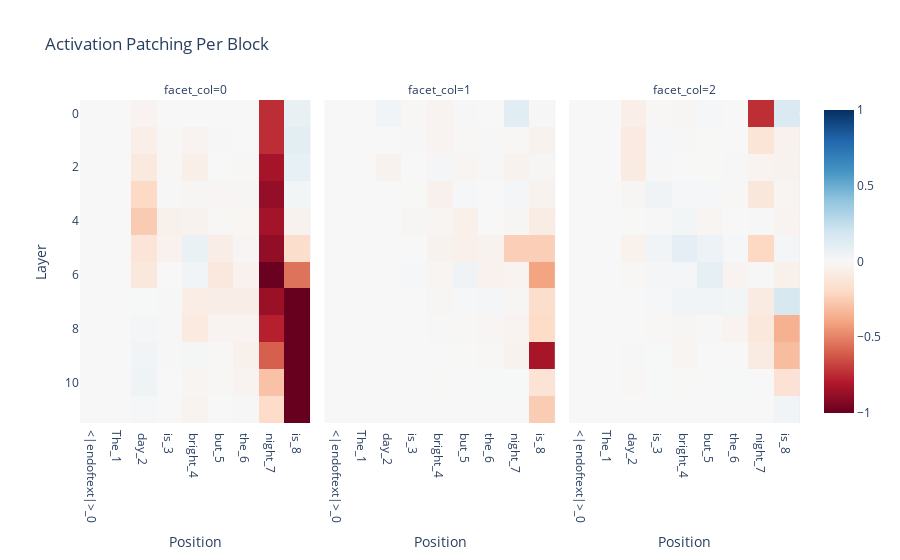

Write notebook code for a chart like this one.
### Code cell
#["Residual Stream", "Attn Output", "MLP Output"]

every_block_result = patching.get_act_patch_block_every(model, corrupted_tokens, clean_cache, sb_metric)

### Figure 1 — Plotly figure (JSON) as saved in the notebook; plotly's stock layout.template omitted (floating-point values rounded to 4 significant figures)
{"data": [{"coloraxis": "coloraxis", "hovertemplate": "Position: %{x}<br>Layer: %{y}<br>color: %{z}<extra></extra>", "name": "0", "type": "heatmap", "x": ["<|endoftext|>_0", "The_1", " day_2", " is_3", " bright_4", " but_5", " the_6", " night_7", " is_8"], "xaxis": "x", "yaxis": "y", "z": [[0, 0, -0.02504, 0, 0, 0, 0, -0.742, 0.0744], [0, 0, -0.06085, -0.008634, -0.02877, 0.007096, -0.001909, -0.7427, 0.1032], [0, 0, -0.1024, -0.008208, -0.05893, 4.44e-05, -0.006473, -0.8344, 0.08315], [0, 0, -0.205, -0.005152, -0.01659, -0.0179, -0.01178, -0.8833, 0.02415], [0, 0, -0.2586, -0.04872, -0.03616, -0.00631, -0.01668, -0.8391, -0.03628], [0, 0, -0.1283, -0.04232, 0.06646, -0.06584, -0.01814, -0.8849, -0.1754], [0, 0, -0.1088, -0.001876, 0.031, -0.1037, -0.04347, -0.9882, -0.5452], [0, 0, 0.004535, 0.006274, -0.07211, -0.06746, -0.06608, -0.8646, -1.001], [0, 0, 0.02186, -0.006045, -0.09461, -0.02991, -0.031, -0.7816, -1.176], [0, 0, 0.03827, -0.004094, 0.01472, -0.009814, -0.04799, -0.6027, -1.37], [0, 0, 0.04579, 0.001151, -0.02364, -0.008041, -0.0269, -0.2944, -1.514], [0, 0, 0.01337, -0.001626, -0.03151, 0.002137, 0.005644, -0.1929, -1.417]]}, {"coloraxis": "coloraxis", "hovertemplate": "Position: %{x}<br>Layer: %{y}<br>color: %{z}<extra></extra>", "name": "1", "type": "heatmap", "x": ["<|endoftext|>_0", "The_1", " day_2", " is_3", " bright_4", " but_5", " the_6", " night_7", " is_8"], "xaxis": "x2", "yaxis": "y2", "z": [[0, 0, 0.03669, -0.008634, -0.02877, 0.007096, -0.001909, 0.1123, -0.004121], [0, 0, -0.001239, -0.004389, -0.02663, -0.009109, -0.005291, -0.00675, -0.03302], [0, 0, -0.03293, -0.0004013, 0.01717, -0.02058, -0.005972, -0.03741, -0.01176], [0, 0, -0.001002, -0.002662, -0.04677, 0.008133, -0.0004369, 0.01934, -0.03739], [0, 0, -0.001105, -0.01358, -0.01905, -0.05321, -0.000127, -0.01533, -0.0805], [0, 0, -0.001406, 0.002311, -0.03403, -0.05035, -0.03668, -0.2466, -0.2469], [0, 0, -0.001395, 0.009043, -0.02493, 0.04144, -0.04229, -0.02602, -0.4039], [0, 0, 0.0006279, -0.0006593, -0.01447, 0.01089, 0.01865, -0.01259, -0.1758], [0, 0, -0.0002318, 0.0008772, -0.004903, -0.008101, -0.01803, -0.02959, -0.1938], [0, 0, 0.001592, 0.002328, 0.0003775, -0.003365, -0.007778, -0.03596, -0.8286], [0, 0, 0.0006844, 0.0002124, -0.00267, 0.0004132, 0.003371, 0.003583, -0.1432], [0, 0, 0, 0, 0, 0, 0, 0, -0.2542]]}, {"coloraxis": "coloraxis", "hovertemplate": "Position: %{x}<br>Layer: %{y}<br>color: %{z}<extra></extra>", "name": "2", "type": "heatmap", "x": ["<|endoftext|>_0", "The_1", " day_2", " is_3", " bright_4", " but_5", " the_6", " night_7", " is_8"], "xaxis": "x3", "yaxis": "y3", "z": [[0, 0, -0.06322, -0.007159, -0.01452, 0.01035, 0.002557, -0.7395, 0.1484], [0, 0, -0.09262, 0.008231, -0.004052, -0.002405, 0.001386, -0.1314, -0.04054], [0, 0, -0.08652, 0.006159, -0.002011, -0.002476, -0.003814, -0.02781, -0.03581], [0, 0, -0.01121, 0.0395, 0.008909, 0.01211, -0.007112, -0.1133, -0.02229], [0, 0, -0.003196, 0.006152, 0.0249, -0.02157, 7.029e-05, 0.006893, -0.02788], [0, 0, -0.04442, 0.03244, 0.09849, 0.05978, 0.01212, -0.2081, 0.02034], [0, 0, -0.009958, 0.02146, 0.01689, 0.08815, -0.02792, -0.00433, -0.04806], [0, 0, -2.617e-06, 0.008741, 0.03447, 0.03437, 0.02404, -0.08563, 0.1626], [0, 0, -0.001442, -0.00671, -0.01237, 0.007443, -0.02548, -0.1072, -0.3568], [0, 0, -0.004959, 0.003302, -0.02232, -0.001413, -0.001681, -0.08818, -0.3159], [0, 0, -0.00671, 0.003972, -0.002827, 0.001623, 0.005482, 0.001289, -0.147], [0, 0, 0, 0, 0, 0, 0, 0, 0.03624]]}], "layout": {"annotations": [{"font": {}, "showarrow": false, "text": "facet_col=0", "x": 0.16, "xanchor": "center", "xref": "paper", "y": 1, "yanchor": "bottom", "yref": "paper"}, {"font": {}, "showarrow": false, "text": "facet_col=1", "x": 0.5, "xanchor": "center", "xref": "paper", "y": 1, "yanchor": "bottom", "yref": "paper"}, {"font": {}, "showarrow": false, "text": "facet_col=2", "x": 0.84, "xanchor": "center", "xref": "paper", "y": 1, "yanchor": "bottom", "yref": "paper"}], "coloraxis": {"cmax": 1, "cmid": 0, "cmin": -1, "colorscale": [[0, "rgb(103,0,31)"], [0.1, "rgb(178,24,43)"], [0.2, "rgb(214,96,77)"], [0.3, "rgb(244,165,130)"], [0.4, "rgb(253,219,199)"], [0.5, "rgb(247,247,247)"], [0.6, "rgb(209,229,240)"], [0.7, "rgb(146,197,222)"], [0.8, "rgb(67,147,195)"], [0.9, "rgb(33,102,172)"], [1, "rgb(5,48,97)"]]}, "title": {"text": "Activation Patching Per Block"}, "xaxis": {"anchor": "y", "constrain": "domain", "domain": [0, 0.32], "scaleanchor": "y", "title": {"text": "Position"}}, "xaxis2": {"anchor": "y2", "domain": [0.34, 0.66], "matches": "x", "title": {"text": "Position"}}, "xaxis3": {"anchor": "y3", "domain": [0.68, 1.0], "matches": "x", "title": {"text": "Position"}}, "yaxis": {"anchor": "x", "autorange": "reversed", "constrain": "domain", "domain": [0, 1], "title": {"text": "Layer"}}, "yaxis2": {"anchor": "x2", "domain": [0, 1], "matches": "y", "showticklabels": false}, "yaxis3": {"anchor": "x3", "domain": [0, 1], "matches": "y", "showticklabels": false}}}
